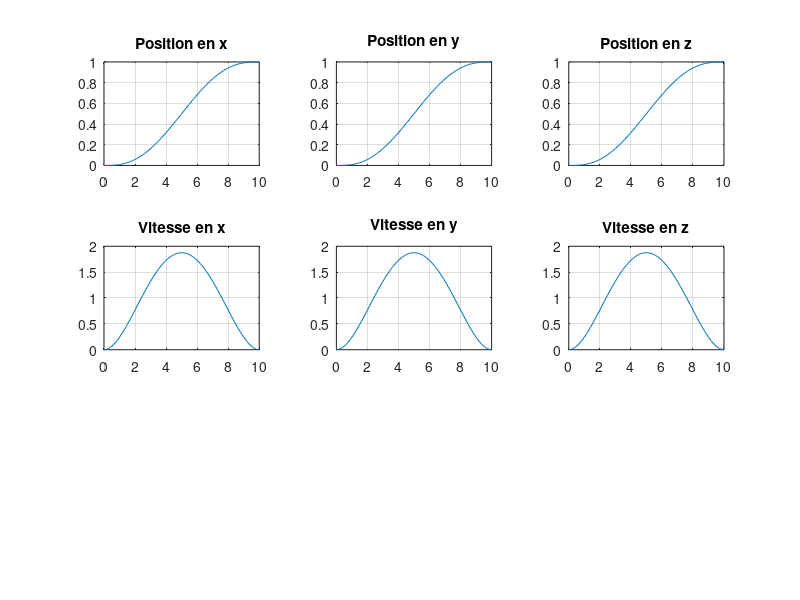

Recreate this plot in MATLAB.
p1 = [0,0,0]'
p2 = [1,1,1]'
p3 = [0,0,0]'
tf = 10;
T = 0.1;
t = 0:T:tf
Px =  (10*(t/tf).^3-15*(t/tf).^4+6*(t/tf).^5);
Py =  (10*(t/tf).^3-15*(t/tf).^4+6*(t/tf).^5);
Pz =  (10*(t/tf).^3-15*(t/tf).^4+6*(t/tf).^5);
Vx = 30*(t/tf).^2-60*(t/tf).^3+30*(t/tf).^4;
Vy = 30*(t/tf).^2-60*(t/tf).^3+30*(t/tf).^4;
Vz = 30*(t/tf).^2-60*(t/tf).^3+30*(t/tf).^4;

fig = figure
subplot(3,3,1)
plot(t,Px)
title('Position en x')
grid on
subplot(3,3,2)
plot(t,Py)
title('Position en y')
grid on
subplot(3,3,3)
plot(t,Pz)
title('Position en z')
grid on
subplot(3,3,4)
plot(t,Vx)
title('Vitesse en x')
grid on
subplot(3,3,5)
plot(t,Vy)
title('Vitesse en y')
grid on
subplot(3,3,6)
plot(t,Vz)
grid on
title('Vitesse en z')

